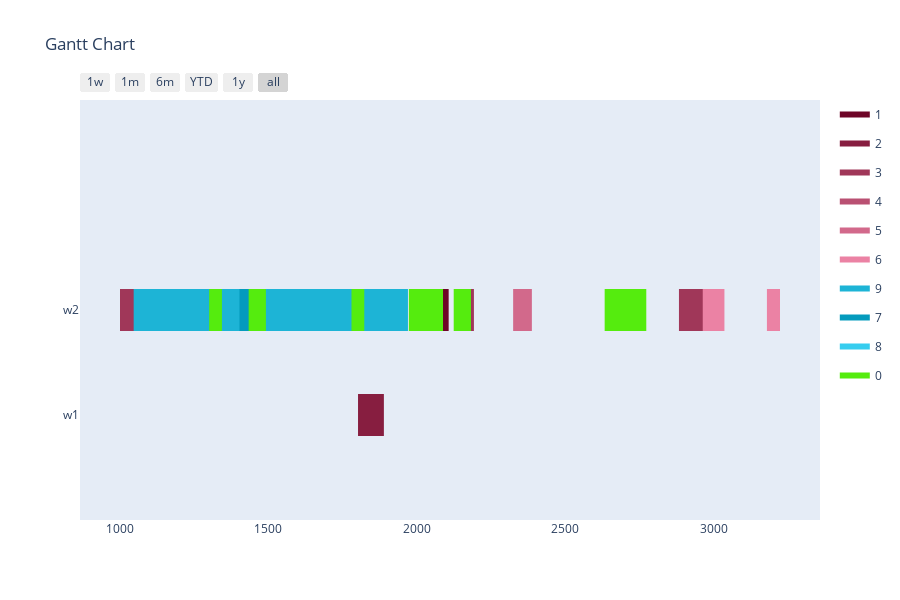

The notebook cell this image was saved under:
### Markdown cell above
Config 4 - Randomized Mutation with "open" Planning Horizon

### Code cell
optimizer = BaseGA(env)
optimizer.configure('tardiness', 'twopointcrossover', 'roulettewheel', 'randomize')
last_time_slot = 0
for order in orders:
    if order[1] > last_time_slot:
        last_time_slot = order[1]
# all parameters after offspring_amount are optional (in this case -> verbose=True)
result, best_fitness_history, average_fitness_history, best_generation_history, feasible_gen = optimizer.optimize(orders, max_generations, earliest_time_slot, last_time_slot, population_size, offspring_amount, verbose=True)
workstation_assignments = reformat_result(result, orders, env)
visualize(workstation_assignments, best_fitness_history, average_fitness_history, best_generation_history, feasible_gen)

### Figure 1 — Plotly figure (JSON) as saved in the notebook; plotly's stock layout.template omitted (floating-point values rounded to 4 significant figures)
{"data": [{"fill": "toself", "fillcolor": "rgb(110, 5, 39)", "hoverinfo": "name", "legendgroup": "rgb(110, 5, 39)", "mode": "none", "name": "1", "type": "scatter", "x": [203, 261, 261, 203, 203, 1427, 1552, 1552, 1427, 1427, 388, 513, 513, 388, 388, 216, 274, 274, 216, 216, 499, 560, 560, 499, 499, 1982, 2107, 2107, 1982, 1982, 1036, 1094, 1094, 1036], "y": [0.8, 0.8, 1.2, 1.2, null, 0.8, 0.8, 1.2, 1.2, null, 0.8, 0.8, 1.2, 1.2, null, 0.8, 0.8, 1.2, 1.2, null, 0.8, 0.8, 1.2, 1.2, null, 0.8, 0.8, 1.2, 1.2, null, 0.8, 0.8, 1.2, 1.2]}, {"fill": "toself", "fillcolor": "rgb(135, 30, 64)", "hoverinfo": "name", "legendgroup": "rgb(135, 30, 64)", "mode": "none", "name": "2", "type": "scatter", "x": [1654, 1749, 1749, 1654, 1654, 870, 945, 945, 870, 870, 500, 535, 535, 500, 500, 799, 874, 874, 799, 799, 954, 997, 997, 954, 954, 1802, 1889, 1889, 1802], "y": [0.8, 0.8, 1.2, 1.2, null, -0.2, -0.2, 0.2, 0.2, null, -0.2, -0.2, 0.2, 0.2, null, -0.2, -0.2, 0.2, 0.2, null, -0.2, -0.2, 0.2, 0.2, null, -0.2, -0.2, 0.2, 0.2]}, {"fill": "toself", "fillcolor": "rgb(160, 55, 89)", "hoverinfo": "name", "legendgroup": "rgb(160, 55, 89)", "mode": "none", "name": "3", "type": "scatter", "x": [2882, 2997, 2997, 2882, 2882, 1013, 1128, 1128, 1013, 1013, 1273, 1408, 1408, 1273, 1273, 1171, 1311, 1311, 1171, 1171, 834, 895, 895, 834, 834, 2149, 2192, 2192, 2149, 2149, 1001, 1116, 1116, 1001], "y": [0.8, 0.8, 1.2, 1.2, null, 0.8, 0.8, 1.2, 1.2, null, 0.8, 0.8, 1.2, 1.2, null, 0.8, 0.8, 1.2, 1.2, null, 0.8, 0.8, 1.2, 1.2, null, 0.8, 0.8, 1.2, 1.2, null, 0.8, 0.8, 1.2, 1.2]}, {"fill": "toself", "fillcolor": "rgb(185, 80, 114)", "hoverinfo": "name", "legendgroup": "rgb(185, 80, 114)", "mode": "none", "name": "4", "type": "scatter", "x": [774, 847, 847, 774, 774, 1280, 1353, 1353, 1280, 1280, 488, 532, 532, 488, 488, 760, 823, 823, 760], "y": [0.8, 0.8, 1.2, 1.2, null, 0.8, 0.8, 1.2, 1.2, null, 0.8, 0.8, 1.2, 1.2, null, 0.8, 0.8, 1.2, 1.2]}, {"fill": "toself", "fillcolor": "rgb(210, 105, 139)", "hoverinfo": "name", "legendgroup": "rgb(210, 105, 139)", "mode": "none", "name": "5", "type": "scatter", "x": [1516, 1569, 1569, 1516, 1516, 2324, 2387, 2387, 2324, 2324, 298, 342, 342, 298, 298, 1401, 1474, 1474, 1401], "y": [0.8, 0.8, 1.2, 1.2, null, 0.8, 0.8, 1.2, 1.2, null, 0.8, 0.8, 1.2, 1.2, null, 0.8, 0.8, 1.2, 1.2]}, {"fill": "toself", "fillcolor": "rgb(235, 130, 164)", "hoverinfo": "name", "legendgroup": "rgb(235, 130, 164)", "mode": "none", "name": "6", "type": "scatter", "x": [1357, 1410, 1410, 1357, 1357, 3178, 3222, 3222, 3178, 3178, 428, 501, 501, 428, 428, 2962, 3035, 3035, 2962], "y": [0.8, 0.8, 1.2, 1.2, null, 0.8, 0.8, 1.2, 1.2, null, 0.8, 0.8, 1.2, 1.2, null, 0.8, 0.8, 1.2, 1.2]}, {"fill": "toself", "fillcolor": "rgb(29, 180, 214)", "hoverinfo": "name", "legendgroup": "rgb(29, 180, 214)", "mode": "none", "name": "9", "type": "scatter", "x": [356, 400, 400, 356, 356, 758, 802, 802, 758, 758, 404, 448, 448, 404, 404, 984, 1047, 1047, 984], "y": [0.8, 0.8, 1.2, 1.2, null, 0.8, 0.8, 1.2, 1.2, null, 0.8, 0.8, 1.2, 1.2, null, 0.8, 0.8, 1.2, 1.2]}, {"fill": "toself", "fillcolor": "rgb(4, 155, 189)", "hoverinfo": "name", "legendgroup": "rgb(4, 155, 189)", "mode": "none", "name": "7", "type": "scatter", "x": [1403, 1456, 1456, 1403, 1403, 512, 556, 556, 512, 512, 438, 511, 511, 438, 438, 591, 654, 654, 591], "y": [0.8, 0.8, 1.2, 1.2, null, 0.8, 0.8, 1.2, 1.2, null, 0.8, 0.8, 1.2, 1.2, null, 0.8, 0.8, 1.2, 1.2]}, {"fill": "toself", "fillcolor": "rgb(54, 205, 239)", "hoverinfo": "name", "legendgroup": "rgb(54, 205, 239)", "mode": "none", "name": "8", "type": "scatter", "x": [205, 240, 240, 205, 205, 630, 665, 665, 630, 630, 390, 465, 465, 390, 390, 372, 407, 407, 372, 372, 339, 414, 414, 339, 339, 587, 630, 630, 587], "y": [-0.2, -0.2, 0.2, 0.2, null, -0.2, -0.2, 0.2, 0.2, null, -0.2, -0.2, 0.2, 0.2, null, -0.2, -0.2, 0.2, 0.2, null, -0.2, -0.2, 0.2, 0.2, null, -0.2, -0.2, 0.2, 0.2]}, {"fill": "toself", "fillcolor": "rgb(85, 236, 14)", "hoverinfo": "name", "legendgroup": "rgb(85, 236, 14)", "mode": "none", "name": "0", "type": "scatter", "x": [2632, 2772, 2772, 2632, 2632, 1434, 1492, 1492, 1434, 1434, 1780, 1823, 1823, 1780, 1780, 2124, 2182, 2182, 2124, 2124, 1973, 2088, 2088, 1973, 1973, 1301, 1344, 1344, 1301, 1301, 654, 697, 697, 654], "y": [0.8, 0.8, 1.2, 1.2, null, 0.8, 0.8, 1.2, 1.2, null, 0.8, 0.8, 1.2, 1.2, null, 0.8, 0.8, 1.2, 1.2, null, 0.8, 0.8, 1.2, 1.2, null, 0.8, 0.8, 1.2, 1.2, null, 0.8, 0.8, 1.2, 1.2]}, {"legendgroup": "rgb(110, 5, 39)", "marker": {"color": "rgb(110, 5, 39)", "opacity": 0, "size": 1}, "mode": "markers", "name": "", "showlegend": false, "text": [null, null, null, null, null, null, null, null, null, null, null, null, null, null], "type": "scatter", "x": [203, 261, 1427, 1552, 388, 513, 216, 274, 499, 560, 1982, 2107, 1036, 1094], "y": [1, 1, 1, 1, 1, 1, 1, 1, 1, 1, 1, 1, 1, 1]}, {"legendgroup": "rgb(135, 30, 64)", "marker": {"color": "rgb(135, 30, 64)", "opacity": 0, "size": 1}, "mode": "markers", "name": "", "showlegend": false, "text": [null, null, null, null, null, null, null, null, null, null, null, null], "type": "scatter", "x": [1654, 1749, 870, 945, 500, 535, 799, 874, 954, 997, 1802, 1889], "y": [1, 1, 0, 0, 0, 0, 0, 0, 0, 0, 0, 0]}, {"legendgroup": "rgb(160, 55, 89)", "marker": {"color": "rgb(160, 55, 89)", "opacity": 0, "size": 1}, "mode": "markers", "name": "", "showlegend": false, "text": [null, null, null, null, null, null, null, null, null, null, null, null, null, null], "type": "scatter", "x": [2882, 2997, 1013, 1128, 1273, 1408, 1171, 1311, 834, 895, 2149, 2192, 1001, 1116], "y": [1, 1, 1, 1, 1, 1, 1, 1, 1, 1, 1, 1, 1, 1]}, {"legendgroup": "rgb(185, 80, 114)", "marker": {"color": "rgb(185, 80, 114)", "opacity": 0, "size": 1}, "mode": "markers", "name": "", "showlegend": false, "text": [null, null, null, null, null, null, null, null], "type": "scatter", "x": [774, 847, 1280, 1353, 488, 532, 760, 823], "y": [1, 1, 1, 1, 1, 1, 1, 1]}, {"legendgroup": "rgb(210, 105, 139)", "marker": {"color": "rgb(210, 105, 139)", "opacity": 0, "size": 1}, "mode": "markers", "name": "", "showlegend": false, "text": [null, null, null, null, null, null, null, null], "type": "scatter", "x": [1516, 1569, 2324, 2387, 298, 342, 1401, 1474], "y": [1, 1, 1, 1, 1, 1, 1, 1]}, {"legendgroup": "rgb(235, 130, 164)", "marker": {"color": "rgb(235, 130, 164)", "opacity": 0, "size": 1}, "mode": "markers", "name": "", "showlegend": false, "text": [null, null, null, null, null, null, null, null], "type": "scatter", "x": [1357, 1410, 3178, 3222, 428, 501, 2962, 3035], "y": [1, 1, 1, 1, 1, 1, 1, 1]}, {"legendgroup": "rgb(29, 180, 214)", "marker": {"color": "rgb(29, 180, 214)", "opacity": 0, "size": 1}, "mode": "markers", "name": "", "showlegend": false, "text": [null, null, null, null, null, null, null, null], "type": "scatter", "x": [356, 400, 758, 802, 404, 448, 984, 1047], "y": [1, 1, 1, 1, 1, 1, 1, 1]}, {"legendgroup": "rgb(4, 155, 189)", "marker": {"color": "rgb(4, 155, 189)", "opacity": 0, "size": 1}, "mode": "markers", "name": "", "showlegend": false, "text": [null, null, null, null, null, null, null, null], "type": "scatter", "x": [1403, 1456, 512, 556, 438, 511, 591, 654], "y": [1, 1, 1, 1, 1, 1, 1, 1]}, {"legendgroup": "rgb(54, 205, 239)", "marker": {"color": "rgb(54, 205, 239)", "opacity": 0, "size": 1}, "mode": "markers", "name": "", "showlegend": false, "text": [null, null, null, null, null, null, null, null, null, null, null, null], "type": "scatter", "x": [205, 240, 630, 665, 390, 465, 372, 407, 339, 414, 587, 630], "y": [0, 0, 0, 0, 0, 0, 0, 0, 0, 0, 0, 0]}, {"legendgroup": "rgb(85, 236, 14)", "marker": {"color": "rgb(85, 236, 14)", "opacity": 0, "size": 1}, "mode": "markers", "name": "", "showlegend": false, "text": [null, null, null, null, null, null, null, null, null, null, null, null, null, null], "type": "scatter", "x": [2632, 2772, 1434, 1492, 1780, 1823, 2124, 2182, 1973, 2088, 1301, 1344, 654, 697], "y": [1, 1, 1, 1, 1, 1, 1, 1, 1, 1, 1, 1, 1, 1]}], "layout": {"height": 600, "hovermode": "closest", "showlegend": true, "title": {"text": "Gantt Chart"}, "xaxis": {"rangeselector": {"buttons": [{"count": 7, "label": "1w", "step": "day", "stepmode": "backward"}, {"count": 1, "label": "1m", "step": "month", "stepmode": "backward"}, {"count": 6, "label": "6m", "step": "month", "stepmode": "backward"}, {"count": 1, "label": "YTD", "step": "year", "stepmode": "todate"}, {"count": 1, "label": "1y", "step": "year", "stepmode": "backward"}, {"step": "all"}]}, "showgrid": false, "type": "date", "zeroline": false}, "yaxis": {"autorange": false, "range": [-1, 3], "showgrid": false, "ticktext": ["w1", "w2"], "tickvals": [0, 1], "zeroline": false}}}
